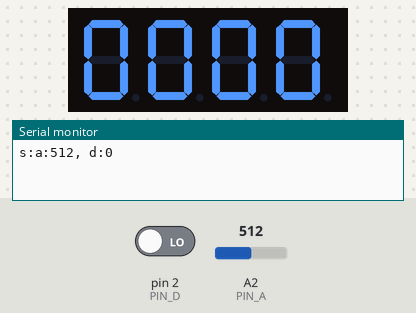
A sketch run on a simulated Arduino Uno, built with avr-gcc and run on an emulated ATmega328P. Shown: 4-digit seven-segment display, the last lines printed to the serial monitor. Inputs (shaded band) come from the test bench; at power-on: pin 2 (PIN_D) LOW, A2 (PIN_A) = 512.

Above: at 0.1 s.
At 116.1 s:
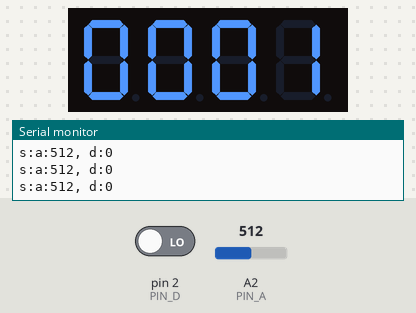
At 129.4 s:
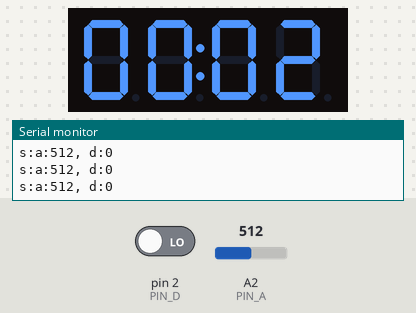

The sketch:

arduino.ino
```cpp
#include <Arduino.h>
#include <TimerOne.h>
#include "TM1637.h"            // 四位显示屏的库

// 光敏传感器
#define PIN_A 2
#define PIN_D 2

// TM1637显示屏
#define CLK 12
#define DIO 13
#define ON 1
#define OFF 0

// 时钟
int8_t TimeDisp[] = { 0x00, 0x00, 0x00, 0x00 };
unsigned char ClockPoint = 1;
unsigned char Update;
unsigned char halfsecond = 0;
unsigned char second ;
unsigned char minute = 0;
unsigned char hour = 0;

TM1637 tm1637(CLK, DIO);

void setup() {
  // put your setup code here, to run once:
  Serial.begin(9600);                                             // 打开Arduino Uno的串口连接
  Serial.flush ();
  tm1637.set();
  tm1637.init();
  tm1637.display(TimeDisp);
  Timer1.initialize(500000);          // 定时器中断的时间间隔被设置为 500 毫秒
  Timer1.attachInterrupt(TimingISR);  //declare the interrupt serve routine:TimingISR
}


void loop() {
  // put your main code here, to run repeatedly:
  int val;
  val = analogRead(PIN_A);
  Serial.print("s:a:");
  Serial.print(val);
  Serial.print(", d:");
  val = digitalRead(PIN_D);
  Serial.println(val);
  delay(500);
  if(Update == ON)
  {
    TimeUpdate();
    tm1637.display(TimeDisp);
  }

}

void TimingISR()
{
  halfsecond ++;
  Update = ON;
  if(halfsecond == 2){
    second ++;
    if(second == 60)
    {
      minute ++;
      if(minute == 60)
      {
        hour ++;
        if(hour == 24)hour = 0;
        minute = 0;
      }
      second = 0;
    }
    halfsecond = 0;
  }
 // Serial.println(second);
  ClockPoint = (~ClockPoint) & 0x01;
}

void TimeUpdate(void)
{
  if(ClockPoint)tm1637.point(POINT_ON);
  else tm1637.point(POINT_OFF);
  TimeDisp[0] = hour / 10;
  TimeDisp[1] = hour % 10;
  TimeDisp[2] = minute / 10;
  TimeDisp[3] = minute % 10;
  Update = OFF;
}

void serialEvent() {
  String inputString = "";
  while (Serial.available()) {
    char inChar = (char)Serial.read();
    inputString += inChar;
    if (inputString.indexOf("start")!=-1) {
      // 重置计时器
      hour = 0;
      halfsecond = 0;
      second = 0;
      minute = 0;
    }
    inputString = "";
    Serial.println(inputString);
  }
}
```
